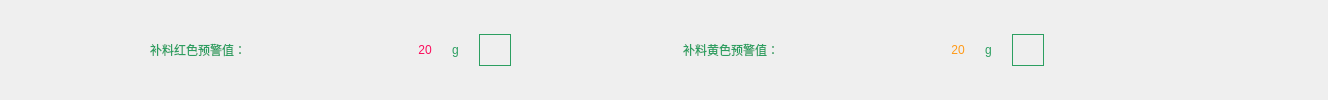
                <widget class="QWidget" name="widget_9" native="true">
                 <property name="minimumSize">
                  <size>
                   <width>268</width>
                   <height>50</height>
                  </size>
                 </property>
                 <layout class="QHBoxLayout" name="horizontalLayout_8">
                  <property name="spacing">
                   <number>0</number>
                  </property>
                  <property name="leftMargin">
                   <number>0</number>
                  </property>
                  <property name="topMargin">
                   <number>0</number>
                  </property>
                  <property name="rightMargin">
                   <number>0</number>
                  </property>
                  <property name="bottomMargin">
                   <number>0</number>
                  </property>
                  <item>
                   <widget class="QLabel" name="label_4">
                    <property name="minimumSize">
                     <size>
                      <width>150</width>
                      <height>0</height>
                     </size>
                    </property>
                    <property name="maximumSize">
                     <size>
                      <width>150</width>
                      <height>16777215</height>
                     </size>
                    </property>
                    <property name="text">
                     <string/>
                    </property>
                   </widget>
                  </item>
                  <item>
                   <widget class="QLabel" name="l8">
                    <property name="minimumSize">
                     <size>
                      <width>268</width>
                      <height>48</height>
                     </size>
                    </property>
                    <property name="maximumSize">
                     <size>
                      <width>268</width>
                      <height>48</height>
                     </size>
                    </property>
                    <property name="styleSheet">
                     <string notr="true">color:rgb(44, 159, 97);</string>
                    </property>
                    <property name="text">
                     <string>补料红色预警值：</string>
                    </property>
                   </widget>
                  </item>
                  <item>
                   <widget class="QWidget" name="widget_14" native="true">
                    <property name="minimumSize">
                     <size>
                      <width>265</width>
                      <height>0</height>
                     </size>
                    </property>
                    <property name="maximumSize">
                     <size>
                      <width>265</width>
                      <height>16777215</height>
                     </size>
                    </property>
                    <layout class="QHBoxLayout" name="horizontalLayout_12">
                     <property name="spacing">
                      <number>20</number>
                     </property>
                     <property name="leftMargin">
                      <number>0</number>
                     </property>
                     <property name="topMargin">
                      <number>0</number>
                     </property>
                     <property name="rightMargin">
                      <number>0</number>
                     </property>
                     <property name="bottomMargin">
                      <number>0</number>
                     </property>
                     <item>
                      <widget class="QLabel" name="l_red">
                       <property name="styleSheet">
                        <string notr="true">color:rgba(251, 13, 92, 1);</string>
                       </property>
                       <property name="text">
                        <string>20</string>
                       </property>
                       <property name="alignment">
                        <set>Qt::AlignCenter</set>
                       </property>
                      </widget>
                     </item>
                     <item>
                      <widget class="QLabel" name="label_5">
                       <property name="styleSheet">
                        <string notr="true">color:rgba(44, 159, 97, 1);</string>
                       </property>
                       <property name="text">
                        <string>g</string>
                       </property>
                      </widget>
                     </item>
                     <item>
                      <widget class="QPushButton" name="btn_red">
                       <property name="minimumSize">
                        <size>
                         <width>32</width>
                         <height>32</height>
                        </size>
                       </property>
                       <property name="maximumSize">
                        <size>
                         <width>32</width>
                         <height>32</height>
                        </size>
                       </property>
                       <property name="styleSheet">
                        <string notr="true">QPushButton#btn_red{
	border-image:url(:/icon/icon_conduit_card_change_pen.png);
	border: 1px solid rgb(44, 159, 97);
	border-radius:33px;
	color:white;
}</string>
                       </property>
                       <property name="text">
                        <string/>
                       </property>
                      </widget>
                     </item>
                     <item>
                      <spacer name="horizontalSpacer_6">
                       <property name="orientation">
                        <enum>Qt::Horizontal</enum>
                       </property>
                       <property name="sizeHint" stdset="0">
                        <size>
                         <width>178</width>
                         <height>20</height>
                        </size>
                       </property>
                      </spacer>
                     </item>
                    </layout>
                   </widget>
                  </item>
                  <item>
                   <widget class="QLabel" name="l9">
                    <property name="minimumSize">
                     <size>
                      <width>268</width>
                      <height>48</height>
                     </size>
                    </property>
                    <property name="maximumSize">
                     <size>
                      <width>268</width>
                      <height>48</height>
                     </size>
                    </property>
                    <property name="styleSheet">
                     <string notr="true">color:rgb(44, 159, 97);</string>
                    </property>
                    <property name="text">
                     <string>补料黄色预警值：</string>
                    </property>
                   </widget>
                  </item>
                  <item>
                   <widget class="QWidget" name="widget_15" native="true">
                    <layout class="QHBoxLayout" name="horizontalLayout_11">
                     <property name="spacing">
                      <number>20</number>
                     </property>
                     <property name="leftMargin">
                      <number>0</number>
                     </property>
                     <property name="topMargin">
                      <number>0</number>
                     </property>
                     <property name="rightMargin">
                      <number>0</number>
                     </property>
                     <property name="bottomMargin">
                      <number>0</number>
                     </property>
                     <item>
                      <widget class="QLabel" name="l_yellow">
                       <property name="styleSheet">
                        <string notr="true">color:rgba(255, 154, 24, 1);</string>
                       </property>
                       <property name="text">
                        <string>20</string>
                       </property>
                       <property name="alignment">
                        <set>Qt::AlignCenter</set>
                       </property>
                      </widget>
                     </item>
                     <item>
                      <widget class="QLabel" name="label_6">
                       <property name="styleSheet">
                        <string notr="true">color:rgba(44, 159, 97, 1);</string>
                       </property>
                       <property name="text">
                        <string>g</string>
                       </property>
                      </widget>
                     </item>
                     <item>
                      <widget class="QPushButton" name="btn_yellow">
                       <property name="minimumSize">
                        <size>
                         <width>32</width>
                         <height>32</height>
                        </size>
                       </property>
                       <property name="maximumSize">
                        <size>
                         <width>32</width>
                         <height>32</height>
                        </size>
                       </property>
                       <property name="styleSheet">
                        <string notr="true">QPushButton#btn_yellow{
	border-image:url(:/icon/icon_conduit_card_change_pen.png);
	border: 1px solid rgb(44, 159, 97);
	border-radius:33px;
	color:white;
}</string>
                       </property>
                       <property name="text">
                        <string/>
                       </property>
                      </widget>
                     </item>
                     <item>
                      <spacer name="horizontalSpacer_7">
                       <property name="orientation">
                        <enum>Qt::Horizontal</enum>
                       </property>
                       <property name="sizeHint" stdset="0">
                        <size>
                         <width>284</width>
                         <height>20</height>
                        </size>
                       </property>
                      </spacer>
                     </item>
                    </layout>
                   </widget>
                  </item>
                 </layout>
                </widget>
